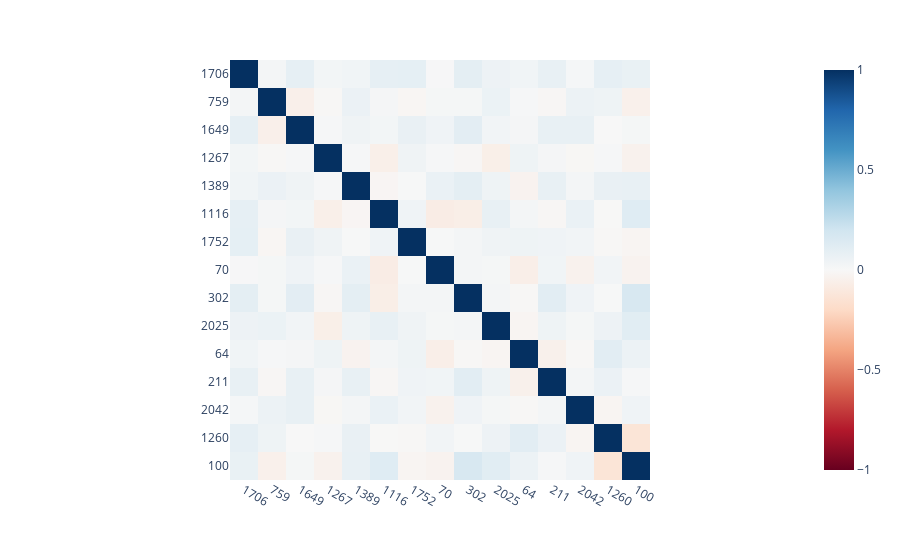

Write notebook code for a chart like this one.
### Code cell
# Compute output features whose top eigenvalues are high, likely indicating some interesting structure.
eigenvals = tracer.compute(compute_truncated_eigenvalues, project=False, k=64)
vals, idxs = eigenvals.topk(15)

# Plot the cosine similarity between these features to see if any are related.
dirs = tracer.out.w_dec.weight[:, idxs]
sims = torch.cosine_similarity(dirs[..., None], dirs[:, None], dim=0)

# Visualize them nicely.
labels = [f"{i}" for i in idxs.cpu()]
px.imshow(sims.cpu(), color_continuous_scale="RdBu", color_continuous_midpoint=0, x=labels, y=labels)

### Figure 1 — Plotly figure (JSON) as saved in the notebook; plotly's stock layout.template omitted (floating-point values rounded to 4 significant figures; data arrays with more than 128 entries replaced by an {"elided": "..."} marker saying what was removed)
{"data": [{"coloraxis": "coloraxis", "hovertemplate": "x: %{x}<br>y: %{y}<br>color: %{z}<extra></extra>", "name": "0", "type": "heatmap", "x": ["1706", "759", "1649", "1267", "1389", "1116", "1752", "70", "302", "2025", "64", "211", "2042", "1260", "100"], "xaxis": "x", "y": ["1706", "759", "1649", "1267", "1389", "1116", "1752", "70", "302", "2025", "64", "211", "2042", "1260", "100"], "yaxis": "y", "z": {"elided": "15x15 float values"}}], "layout": {"coloraxis": {"cmid": 0, "colorscale": [[0, "rgb(103,0,31)"], [0.1, "rgb(178,24,43)"], [0.2, "rgb(214,96,77)"], [0.3, "rgb(244,165,130)"], [0.4, "rgb(253,219,199)"], [0.5, "rgb(247,247,247)"], [0.6, "rgb(209,229,240)"], [0.7, "rgb(146,197,222)"], [0.8, "rgb(67,147,195)"], [0.9, "rgb(33,102,172)"], [1, "rgb(5,48,97)"]]}, "margin": {"t": 60}, "xaxis": {"anchor": "y", "constrain": "domain", "domain": [0, 1], "scaleanchor": "y"}, "yaxis": {"anchor": "x", "autorange": "reversed", "constrain": "domain", "domain": [0, 1]}}}
